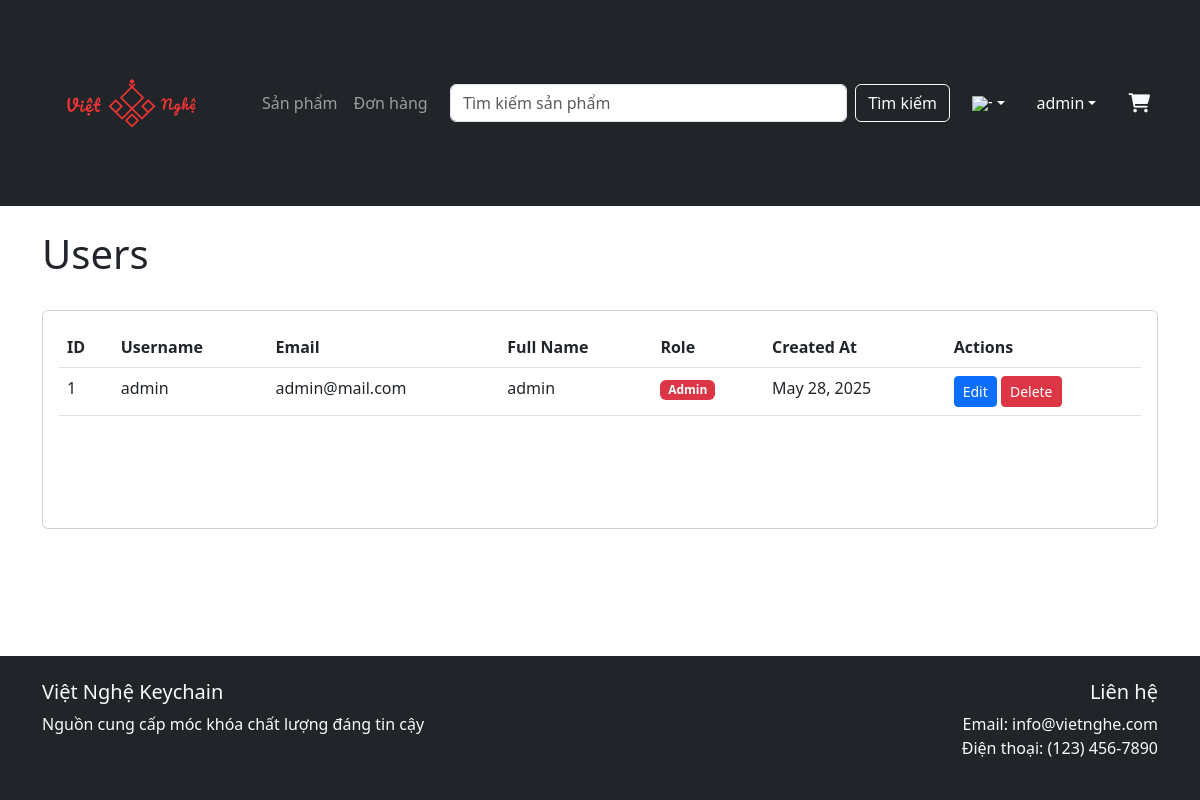
Page /admin/users (signed in) on the committed database.
### tables this page shows
CREATE TABLE `users` (
  `user_id` int(11) NOT NULL,
  `username` varchar(50) NOT NULL,
  `email` varchar(100) NOT NULL,
  `password` varchar(100) NOT NULL,
  `role` enum('admin','staff','customer') DEFAULT 'customer',
  `first_name` varchar(50) DEFAULT NULL,
  `last_name` varchar(50) DEFAULT NULL,
  `phone` varchar(20) DEFAULT NULL,
  `address` varchar(200) DEFAULT NULL,
  `created_at` datetime DEFAULT current_timestamp(),
  `last_login` datetime DEFAULT NULL
);

### controllers/Controller.php (called while the page is built, shortened)
<?php
abstract class Controller {
    protected function render($view, $data = []) {
        extract($data);
        $viewPath = __DIR__ . "/../views/{$view}.php";
        require $viewPath;
        require __DIR__ . "/../views/layouts/main.php";
    }
}

### controllers/AdminController.php (called while the page is built, shortened)
<?php
require_once __DIR__ . '/Controller.php';
require_once __DIR__ . '/../models/User.php';
class AdminController extends Controller {
    private $userModel;
    public function __construct() {
        $this->userModel = new User();
    }
    public function users() {
        $users = $this->userModel->getAll();
        $this->render('admin/users/index', ['users' => $users]);
    }
}

### models/Model.php (called while the page is built, shortened)
<?php
class Model {
    public function __construct() {
        global $db;
        $this->db = $db;
    }
}

### models/User.php (called while the page is built, shortened)
<?php
require_once __DIR__ . '/Model.php';
class User extends Model {
    protected $table = 'users';
    public function getAll() {
        $sql = "SELECT * FROM {$this->table} ORDER BY created_at DESC";
        $result = $this->db->query($sql);
        return $result->fetch_all(MYSQLI_ASSOC);
    }
}

### views/admin/users/index.php (the view, shortened to what this page needs)
<div class="row">
    <div class="col-12">
        <div class="d-flex justify-content-between align-items-center mb-4">
            <h1>Users</h1>
        </div>
        <div class="card">
            <div class="card-body">
                <div class="table-responsive">
                    <table class="table">
                        <thead>
                            <tr>
                                <th>ID</th>
                                <th>Username</th>
                                <th>Email</th>
                                <th>Full Name</th>
                                <th>Role</th>
                                <th>Created At</th>
                                <th>Actions</th>
                            </tr>
                        </thead>
                        <tbody>
                            <?php foreach ($users as $user): ?>
                                <tr>
                                    <td><?php echo $user['user_id']; ?></td>
                                    <td><?php echo htmlspecialchars($user['username']); ?></td>
                                    <td><?php echo htmlspecialchars($user['email']); ?></td>
                                    <td><?php echo htmlspecialchars($user['first_name'] . ' ' . $user['last_name']); ?></td>
                                    <td>
                                        <span class="badge bg-<?php echo $user['role'] === 'admin' ? 'danger' : 'primary'; ?>">
                                            <?php echo ucfirst($user['role']); ?>
                                        </span>
                                    </td>
                                    <td><?php echo date('M d, Y', strtotime($user['created_at'])); ?></td>
                                    <td>
                                        <a href="<?= $this->basePath ?>/admin/users/<?php echo $user['user_id']; ?>/edit"
                                           class="btn btn-sm btn-primary">Edit</a>
                                        <form action="<?= $this->basePath ?>/admin/users/<?php echo $user['user_id']; ?>/delete"
                                              method="POST" class="d-inline">
                                            <button type="submit" class="btn btn-sm btn-danger"
                                                    onclick="return confirm('Are you sure you want to delete this user?')">
                                                Delete
                                            </button>
                                        </form>
                                    </td>
                                </tr>
                            <?php endforeach; ?>
                        </tbody>
                    </table>
                </div>
            </div>
        </div>
    </div>
</div>

### public/css/style.css (style rules this page uses)
html, body { height: 100%; margin: 0; }
body { display: flex; flex-direction: column; min-height: 100vh; }
.card { height: 100%; display: flex; flex-direction: column; }
.card-body { flex: 1; display: flex; flex-direction: column; }
.btn { white-space: nowrap; min-width: max-content; }

### rows in the picture
users: user_id "1", username "admin", email "admin@mail.com", first_name+last_name "admin", role "Admin", created_at "May 28, 2025"

### other values in the picture
__('products') "Sản phẩm"
__('orders') "Đơn hàng"
__('search_button') "Tìm kiếm"
$_SESSION['user']['first_name'] . ' ' . $_SESSION['user']['last_name'] "admin"
__('trusted_source') "Nguồn cung cấp móc khóa chất lượng đáng tin cậy"
__('contact_us') "Liên hệ"
__('email') "Email"
__('phone') "Điện thoại"
